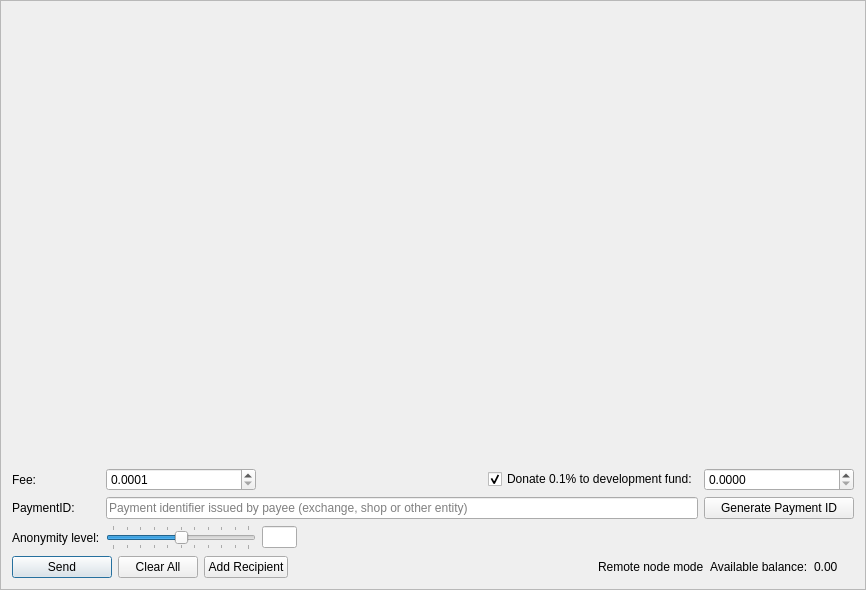
<?xml version="1.0" encoding="UTF-8"?>
<ui version="4.0">
 <class>SendFrame</class>
 <widget class="QFrame" name="SendFrame">
  <property name="geometry">
   <rect>
    <x>0</x>
    <y>0</y>
    <width>866</width>
    <height>590</height>
   </rect>
  </property>
  <property name="windowTitle">
   <string>Frame</string>
  </property>
  <property name="frameShape">
   <enum>QFrame::StyledPanel</enum>
  </property>
  <property name="frameShadow">
   <enum>QFrame::Raised</enum>
  </property>
  <layout class="QVBoxLayout" name="m_send_frame_main_layout">
   <item>
    <widget class="QScrollArea" name="m_transfersScrollarea">
     <property name="frameShape">
      <enum>QFrame::NoFrame</enum>
     </property>
     <property name="widgetResizable">
      <bool>true</bool>
     </property>
     <widget class="QWidget" name="scrollAreaWidgetContents">
      <property name="geometry">
       <rect>
        <x>0</x>
        <y>0</y>
        <width>846</width>
        <height>439</height>
       </rect>
      </property>
      <layout class="QVBoxLayout" name="m_send_frame_layout">
       <property name="leftMargin">
        <number>0</number>
       </property>
       <property name="topMargin">
        <number>0</number>
       </property>
       <property name="rightMargin">
        <number>0</number>
       </property>
       <property name="bottomMargin">
        <number>0</number>
       </property>
       <item>
        <spacer name="verticalSpacer">
         <property name="orientation">
          <enum>Qt::Vertical</enum>
         </property>
         <property name="sizeHint" stdset="0">
          <size>
           <width>20</width>
           <height>445</height>
          </size>
         </property>
        </spacer>
       </item>
      </layout>
     </widget>
    </widget>
   </item>
   <item>
    <layout class="QGridLayout" name="gridLayout">
     <property name="topMargin">
      <number>5</number>
     </property>
     <item row="5" column="1">
      <widget class="QSlider" name="m_mixinSlider">
       <property name="maximumSize">
        <size>
         <width>150</width>
         <height>16777215</height>
        </size>
       </property>
       <property name="baseSize">
        <size>
         <width>200</width>
         <height>0</height>
        </size>
       </property>
       <property name="maximum">
        <number>10</number>
       </property>
       <property name="pageStep">
        <number>1</number>
       </property>
       <property name="value">
        <number>1</number>
       </property>
       <property name="sliderPosition">
        <number>5</number>
       </property>
       <property name="tracking">
        <bool>false</bool>
       </property>
       <property name="orientation">
        <enum>Qt::Horizontal</enum>
       </property>
       <property name="tickPosition">
        <enum>QSlider::TicksBothSides</enum>
       </property>
       <property name="tickInterval">
        <number>1</number>
       </property>
      </widget>
     </item>
     <item row="5" column="0">
      <widget class="QLabel" name="label_2">
       <property name="text">
        <string>Anonymity level:</string>
       </property>
      </widget>
     </item>
     <item row="1" column="3">
      <widget class="QCheckBox" name="donateCheckBox">
       <property name="text">
        <string>Donate 0.1% to development fund:</string>
       </property>
       <property name="checked">
        <bool>true</bool>
       </property>
      </widget>
     </item>
     <item row="1" column="0">
      <widget class="QLabel" name="label">
       <property name="text">
        <string>Fee:</string>
       </property>
      </widget>
     </item>
     <item row="3" column="0">
      <widget class="QLabel" name="label_6">
       <property name="text">
        <string>PaymentID:</string>
       </property>
      </widget>
     </item>
     <item row="5" column="2">
      <widget class="QLineEdit" name="m_mixinEdit">
       <property name="minimumSize">
        <size>
         <width>35</width>
         <height>0</height>
        </size>
       </property>
       <property name="maximumSize">
        <size>
         <width>30</width>
         <height>16777215</height>
        </size>
       </property>
       <property name="text">
        <string notr="true"/>
       </property>
       <property name="maxLength">
        <number>5</number>
       </property>
       <property name="alignment">
        <set>Qt::AlignCenter</set>
       </property>
       <property name="readOnly">
        <bool>true</bool>
       </property>
      </widget>
     </item>
     <item row="3" column="1" colspan="3">
      <widget class="QLineEdit" name="m_paymentIdEdit">
       <property name="maxLength">
        <number>64</number>
       </property>
       <property name="placeholderText">
        <string>Payment identifier issued by payee (exchange, shop or other entity)</string>
       </property>
      </widget>
     </item>
     <item row="1" column="1">
      <widget class="QDoubleSpinBox" name="m_feeSpin">
       <property name="minimumSize">
        <size>
         <width>150</width>
         <height>0</height>
        </size>
       </property>
       <property name="baseSize">
        <size>
         <width>150</width>
         <height>0</height>
        </size>
       </property>
       <property name="cursor">
        <cursorShape>IBeamCursor</cursorShape>
       </property>
       <property name="locale">
        <locale language="English" country="UnitedStates"/>
       </property>
       <property name="suffix">
        <string/>
       </property>
       <property name="decimals">
        <number>4</number>
       </property>
       <property name="minimum">
        <double>0.000100000000000</double>
       </property>
       <property name="maximum">
        <double>999999999999999.000000000000000</double>
       </property>
       <property name="singleStep">
        <double>0.000100000000000</double>
       </property>
       <property name="value">
        <double>0.000100000000000</double>
       </property>
      </widget>
     </item>
     <item row="3" column="4">
      <widget class="QPushButton" name="m_generatePaymentIdButton">
       <property name="sizePolicy">
        <sizepolicy hsizetype="Preferred" vsizetype="Fixed">
         <horstretch>0</horstretch>
         <verstretch>0</verstretch>
        </sizepolicy>
       </property>
       <property name="maximumSize">
        <size>
         <width>200</width>
         <height>16777215</height>
        </size>
       </property>
       <property name="text">
        <string>Generate Payment ID</string>
       </property>
      </widget>
     </item>
     <item row="1" column="4">
      <widget class="QDoubleSpinBox" name="m_donateSpin">
       <property name="minimumSize">
        <size>
         <width>150</width>
         <height>0</height>
        </size>
       </property>
       <property name="maximumSize">
        <size>
         <width>16777215</width>
         <height>16777215</height>
        </size>
       </property>
       <property name="baseSize">
        <size>
         <width>150</width>
         <height>0</height>
        </size>
       </property>
       <property name="cursor">
        <cursorShape>IBeamCursor</cursorShape>
       </property>
       <property name="locale">
        <locale language="English" country="UnitedStates"/>
       </property>
       <property name="decimals">
        <number>4</number>
       </property>
       <property name="maximum">
        <double>999999999999999.000000000000000</double>
       </property>
       <property name="singleStep">
        <double>0.100000000000000</double>
       </property>
      </widget>
     </item>
     <item row="1" column="2">
      <spacer name="horizontalSpacer">
       <property name="orientation">
        <enum>Qt::Horizontal</enum>
       </property>
       <property name="sizeType">
        <enum>QSizePolicy::Expanding</enum>
       </property>
       <property name="sizeHint" stdset="0">
        <size>
         <width>100</width>
         <height>20</height>
        </size>
       </property>
      </spacer>
     </item>
    </layout>
   </item>
   <item>
    <layout class="QHBoxLayout" name="horizontalLayout">
     <item>
      <widget class="QPushButton" name="m_sendButton">
       <property name="minimumSize">
        <size>
         <width>100</width>
         <height>0</height>
        </size>
       </property>
       <property name="text">
        <string>Send</string>
       </property>
       <property name="icon">
        <iconset resource="../../resources.qrc">
         <normaloff>:/icons/btn-send</normaloff>:/icons/btn-send</iconset>
       </property>
       <property name="default">
        <bool>true</bool>
       </property>
      </widget>
     </item>
     <item>
      <widget class="QPushButton" name="m_clearAllButton">
       <property name="text">
        <string>Clear All</string>
       </property>
       <property name="icon">
        <iconset resource="../../resources.qrc">
         <normaloff>:/icons/remove</normaloff>:/icons/remove</iconset>
       </property>
      </widget>
     </item>
     <item>
      <widget class="QPushButton" name="m_addRecipientButton">
       <property name="text">
        <string>Add Recipient</string>
       </property>
       <property name="icon">
        <iconset resource="../../resources.qrc">
         <normaloff>:/icons/add_recepient</normaloff>:/icons/add_recepient</iconset>
       </property>
      </widget>
     </item>
     <item>
      <spacer name="horizontalSpacer_2">
       <property name="orientation">
        <enum>Qt::Horizontal</enum>
       </property>
       <property name="sizeHint" stdset="0">
        <size>
         <width>40</width>
         <height>20</height>
        </size>
       </property>
      </spacer>
     </item>
     <item>
      <widget class="QLabel" name="m_remote_label">
       <property name="font">
        <font>
         <weight>50</weight>
         <bold>false</bold>
        </font>
       </property>
       <property name="toolTip">
        <string>Wallet is connected through remote node. Additional 0.25% fee will be applied.</string>
       </property>
       <property name="text">
        <string>Remote node mode</string>
       </property>
      </widget>
     </item>
     <item>
      <widget class="QLabel" name="label_4">
       <property name="text">
        <string>Available balance:</string>
       </property>
      </widget>
     </item>
     <item>
      <widget class="QLabel" name="m_balanceLabel">
       <property name="text">
        <string notr="true">0.00 </string>
       </property>
      </widget>
     </item>
     <item>
      <widget class="QLabel" name="m_tickerLabel">
       <property name="text">
        <string notr="true"/>
       </property>
      </widget>
     </item>
    </layout>
   </item>
  </layout>
 </widget>
 <tabstops>
  <tabstop>m_feeSpin</tabstop>
  <tabstop>donateCheckBox</tabstop>
  <tabstop>m_donateSpin</tabstop>
  <tabstop>m_paymentIdEdit</tabstop>
  <tabstop>m_mixinSlider</tabstop>
  <tabstop>m_mixinEdit</tabstop>
  <tabstop>m_sendButton</tabstop>
  <tabstop>m_clearAllButton</tabstop>
  <tabstop>m_addRecipientButton</tabstop>
  <tabstop>m_transfersScrollarea</tabstop>
 </tabstops>
 <resources>
  <include location="../../resources.qrc"/>
 </resources>
 <connections>
  <connection>
   <sender>m_addRecipientButton</sender>
   <signal>clicked()</signal>
   <receiver>SendFrame</receiver>
   <slot>addRecipientClicked()</slot>
   <hints>
    <hint type="sourcelabel">
     <x>282</x>
     <y>561</y>
    </hint>
    <hint type="destinationlabel">
     <x>432</x>
     <y>294</y>
    </hint>
   </hints>
  </connection>
  <connection>
   <sender>m_clearAllButton</sender>
   <signal>clicked()</signal>
   <receiver>SendFrame</receiver>
   <slot>clearAllClicked()</slot>
   <hints>
    <hint type="sourcelabel">
     <x>154</x>
     <y>561</y>
    </hint>
    <hint type="destinationlabel">
     <x>432</x>
     <y>294</y>
    </hint>
   </hints>
  </connection>
  <connection>
   <sender>m_sendButton</sender>
   <signal>clicked()</signal>
   <receiver>SendFrame</receiver>
   <slot>sendClicked()</slot>
   <hints>
    <hint type="sourcelabel">
     <x>53</x>
     <y>561</y>
    </hint>
    <hint type="destinationlabel">
     <x>432</x>
     <y>294</y>
    </hint>
   </hints>
  </connection>
  <connection>
   <sender>m_mixinSlider</sender>
   <signal>valueChanged(int)</signal>
   <receiver>SendFrame</receiver>
   <slot>mixinValueChanged(int)</slot>
   <hints>
    <hint type="sourcelabel">
     <x>221</x>
     <y>520</y>
    </hint>
    <hint type="destinationlabel">
     <x>432</x>
     <y>294</y>
    </hint>
   </hints>
  </connection>
  <connection>
   <sender>m_generatePaymentIdButton</sender>
   <signal>clicked()</signal>
   <receiver>SendFrame</receiver>
   <slot>generatePaymentIdClicked()</slot>
   <hints>
    <hint type="sourcelabel">
     <x>748</x>
     <y>497</y>
    </hint>
    <hint type="destinationlabel">
     <x>432</x>
     <y>294</y>
    </hint>
   </hints>
  </connection>
 </connections>
 <slots>
  <slot>sendClicked()</slot>
  <slot>clearAllClicked()</slot>
  <slot>addRecipientClicked()</slot>
  <slot>mixinValueChanged(int)</slot>
 </slots>
</ui>
